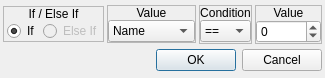
<?xml version="1.0" encoding="UTF-8"?>
<ui version="4.0">
 <class>ConfigureEvent_IfValue</class>
 <widget class="QDialog" name="ConfigureEvent_IfValue">
  <property name="geometry">
   <rect>
    <x>0</x>
    <y>0</y>
    <width>316</width>
    <height>78</height>
   </rect>
  </property>
  <property name="windowTitle">
   <string>If Value</string>
  </property>
  <property name="styleSheet">
   <string notr="true">.QFrame
{
	border: 1px solid palette(text);
}

.QFrame&gt;QLabel
{
	background-color: palette(text);
	color: palette(window);
}</string>
  </property>
  <layout class="QGridLayout" name="gridLayout">
   <property name="leftMargin">
    <number>3</number>
   </property>
   <property name="topMargin">
    <number>3</number>
   </property>
   <property name="rightMargin">
    <number>3</number>
   </property>
   <property name="bottomMargin">
    <number>3</number>
   </property>
   <property name="spacing">
    <number>3</number>
   </property>
   <item row="0" column="0">
    <widget class="QFrame" name="frmVariable_3">
     <property name="sizePolicy">
      <sizepolicy hsizetype="Preferred" vsizetype="Fixed">
       <horstretch>0</horstretch>
       <verstretch>0</verstretch>
      </sizepolicy>
     </property>
     <property name="frameShape">
      <enum>QFrame::StyledPanel</enum>
     </property>
     <property name="frameShadow">
      <enum>QFrame::Raised</enum>
     </property>
     <layout class="QVBoxLayout" name="verticalLayout_5">
      <property name="spacing">
       <number>0</number>
      </property>
      <property name="leftMargin">
       <number>0</number>
      </property>
      <property name="topMargin">
       <number>0</number>
      </property>
      <property name="rightMargin">
       <number>0</number>
      </property>
      <property name="bottomMargin">
       <number>0</number>
      </property>
      <item>
       <widget class="QLabel" name="label_5">
        <property name="sizePolicy">
         <sizepolicy hsizetype="Preferred" vsizetype="Fixed">
          <horstretch>0</horstretch>
          <verstretch>0</verstretch>
         </sizepolicy>
        </property>
        <property name="text">
         <string>If / Else If</string>
        </property>
        <property name="alignment">
         <set>Qt::AlignCenter</set>
        </property>
       </widget>
      </item>
      <item>
       <widget class="QWidget" name="widget_5" native="true">
        <layout class="QHBoxLayout" name="horizontalLayout_4">
         <property name="spacing">
          <number>3</number>
         </property>
         <property name="leftMargin">
          <number>3</number>
         </property>
         <property name="topMargin">
          <number>0</number>
         </property>
         <property name="rightMargin">
          <number>0</number>
         </property>
         <property name="bottomMargin">
          <number>0</number>
         </property>
         <item>
          <widget class="QRadioButton" name="chkIf">
           <property name="text">
            <string>If</string>
           </property>
           <property name="checked">
            <bool>true</bool>
           </property>
          </widget>
         </item>
         <item>
          <widget class="QRadioButton" name="chkElseIf">
           <property name="enabled">
            <bool>false</bool>
           </property>
           <property name="text">
            <string>Else If</string>
           </property>
          </widget>
         </item>
        </layout>
       </widget>
      </item>
     </layout>
    </widget>
   </item>
   <item row="0" column="1">
    <widget class="QFrame" name="frmVariable_4">
     <property name="sizePolicy">
      <sizepolicy hsizetype="Preferred" vsizetype="Fixed">
       <horstretch>0</horstretch>
       <verstretch>0</verstretch>
      </sizepolicy>
     </property>
     <property name="frameShape">
      <enum>QFrame::StyledPanel</enum>
     </property>
     <property name="frameShadow">
      <enum>QFrame::Raised</enum>
     </property>
     <layout class="QVBoxLayout" name="verticalLayout_6">
      <property name="spacing">
       <number>0</number>
      </property>
      <property name="leftMargin">
       <number>0</number>
      </property>
      <property name="topMargin">
       <number>0</number>
      </property>
      <property name="rightMargin">
       <number>0</number>
      </property>
      <property name="bottomMargin">
       <number>0</number>
      </property>
      <item>
       <widget class="QLabel" name="label_6">
        <property name="sizePolicy">
         <sizepolicy hsizetype="Preferred" vsizetype="Fixed">
          <horstretch>0</horstretch>
          <verstretch>0</verstretch>
         </sizepolicy>
        </property>
        <property name="text">
         <string>Value</string>
        </property>
        <property name="alignment">
         <set>Qt::AlignCenter</set>
        </property>
       </widget>
      </item>
      <item>
       <widget class="QWidget" name="widget_6" native="true">
        <layout class="QHBoxLayout" name="horizontalLayout_5">
         <property name="spacing">
          <number>0</number>
         </property>
         <property name="leftMargin">
          <number>0</number>
         </property>
         <property name="topMargin">
          <number>0</number>
         </property>
         <property name="rightMargin">
          <number>0</number>
         </property>
         <property name="bottomMargin">
          <number>0</number>
         </property>
         <item>
          <widget class="QComboBox" name="optValue">
           <item>
            <property name="text">
             <string>Name</string>
            </property>
           </item>
           <item>
            <property name="text">
             <string>HP</string>
            </property>
           </item>
           <item>
            <property name="text">
             <string>Max HP</string>
            </property>
           </item>
           <item>
            <property name="text">
             <string>MP</string>
            </property>
           </item>
           <item>
            <property name="text">
             <string>Max MP</string>
            </property>
           </item>
           <item>
            <property name="text">
             <string>XP</string>
            </property>
           </item>
           <item>
            <property name="text">
             <string>Next Level</string>
            </property>
           </item>
           <item>
            <property name="text">
             <string>XP Left</string>
            </property>
           </item>
           <item>
            <property name="text">
             <string>Gold</string>
            </property>
           </item>
           <item>
            <property name="text">
             <string>Level</string>
            </property>
           </item>
           <item>
            <property name="text">
             <string>Attack</string>
            </property>
           </item>
           <item>
            <property name="text">
             <string>Defense</string>
            </property>
           </item>
           <item>
            <property name="text">
             <string>Agility</string>
            </property>
           </item>
           <item>
            <property name="text">
             <string>Magic</string>
            </property>
           </item>
           <item>
            <property name="text">
             <string>Variable</string>
            </property>
           </item>
           <item>
            <property name="text">
             <string>Supplied</string>
            </property>
           </item>
          </widget>
         </item>
        </layout>
       </widget>
      </item>
     </layout>
    </widget>
   </item>
   <item row="0" column="2">
    <widget class="QFrame" name="frmVariable_2">
     <property name="frameShape">
      <enum>QFrame::StyledPanel</enum>
     </property>
     <property name="frameShadow">
      <enum>QFrame::Raised</enum>
     </property>
     <layout class="QVBoxLayout" name="verticalLayout_4">
      <property name="spacing">
       <number>0</number>
      </property>
      <property name="leftMargin">
       <number>0</number>
      </property>
      <property name="topMargin">
       <number>0</number>
      </property>
      <property name="rightMargin">
       <number>0</number>
      </property>
      <property name="bottomMargin">
       <number>0</number>
      </property>
      <item>
       <widget class="QLabel" name="label_4">
        <property name="sizePolicy">
         <sizepolicy hsizetype="Preferred" vsizetype="Fixed">
          <horstretch>0</horstretch>
          <verstretch>0</verstretch>
         </sizepolicy>
        </property>
        <property name="text">
         <string>Condition</string>
        </property>
        <property name="alignment">
         <set>Qt::AlignCenter</set>
        </property>
       </widget>
      </item>
      <item>
       <widget class="QWidget" name="widget_4" native="true">
        <layout class="QHBoxLayout" name="horizontalLayout_3">
         <property name="spacing">
          <number>0</number>
         </property>
         <property name="leftMargin">
          <number>0</number>
         </property>
         <property name="topMargin">
          <number>0</number>
         </property>
         <property name="rightMargin">
          <number>0</number>
         </property>
         <property name="bottomMargin">
          <number>0</number>
         </property>
         <item>
          <widget class="QComboBox" name="optCondition">
           <item>
            <property name="text">
             <string>==</string>
            </property>
           </item>
           <item>
            <property name="text">
             <string>!=</string>
            </property>
           </item>
           <item>
            <property name="text">
             <string>&gt;</string>
            </property>
           </item>
           <item>
            <property name="text">
             <string>&gt;=</string>
            </property>
           </item>
           <item>
            <property name="text">
             <string>&lt;</string>
            </property>
           </item>
           <item>
            <property name="text">
             <string>&lt;=</string>
            </property>
           </item>
          </widget>
         </item>
        </layout>
       </widget>
      </item>
     </layout>
    </widget>
   </item>
   <item row="0" column="3">
    <widget class="QFrame" name="frmVariable_5">
     <property name="frameShape">
      <enum>QFrame::StyledPanel</enum>
     </property>
     <property name="frameShadow">
      <enum>QFrame::Raised</enum>
     </property>
     <layout class="QVBoxLayout" name="verticalLayout_7">
      <property name="spacing">
       <number>0</number>
      </property>
      <property name="leftMargin">
       <number>0</number>
      </property>
      <property name="topMargin">
       <number>0</number>
      </property>
      <property name="rightMargin">
       <number>0</number>
      </property>
      <property name="bottomMargin">
       <number>0</number>
      </property>
      <item>
       <widget class="QLabel" name="label_7">
        <property name="sizePolicy">
         <sizepolicy hsizetype="Preferred" vsizetype="Fixed">
          <horstretch>0</horstretch>
          <verstretch>0</verstretch>
         </sizepolicy>
        </property>
        <property name="text">
         <string>Value</string>
        </property>
        <property name="alignment">
         <set>Qt::AlignCenter</set>
        </property>
       </widget>
      </item>
      <item>
       <widget class="QWidget" name="widget_7" native="true">
        <layout class="QHBoxLayout" name="horizontalLayout_6">
         <property name="spacing">
          <number>0</number>
         </property>
         <property name="leftMargin">
          <number>0</number>
         </property>
         <property name="topMargin">
          <number>0</number>
         </property>
         <property name="rightMargin">
          <number>0</number>
         </property>
         <property name="bottomMargin">
          <number>0</number>
         </property>
         <item>
          <widget class="QSpinBox" name="numValue">
           <property name="minimum">
            <number>-32676</number>
           </property>
           <property name="maximum">
            <number>32676</number>
           </property>
          </widget>
         </item>
        </layout>
       </widget>
      </item>
     </layout>
    </widget>
   </item>
   <item row="1" column="0" colspan="4">
    <widget class="QDialogButtonBox" name="buttonBox">
     <property name="orientation">
      <enum>Qt::Horizontal</enum>
     </property>
     <property name="standardButtons">
      <set>QDialogButtonBox::Cancel|QDialogButtonBox::Ok</set>
     </property>
    </widget>
   </item>
  </layout>
 </widget>
 <resources/>
 <connections>
  <connection>
   <sender>buttonBox</sender>
   <signal>accepted()</signal>
   <receiver>ConfigureEvent_IfValue</receiver>
   <slot>accept()</slot>
   <hints>
    <hint type="sourcelabel">
     <x>248</x>
     <y>254</y>
    </hint>
    <hint type="destinationlabel">
     <x>157</x>
     <y>274</y>
    </hint>
   </hints>
  </connection>
  <connection>
   <sender>buttonBox</sender>
   <signal>rejected()</signal>
   <receiver>ConfigureEvent_IfValue</receiver>
   <slot>reject()</slot>
   <hints>
    <hint type="sourcelabel">
     <x>316</x>
     <y>260</y>
    </hint>
    <hint type="destinationlabel">
     <x>286</x>
     <y>274</y>
    </hint>
   </hints>
  </connection>
 </connections>
</ui>
